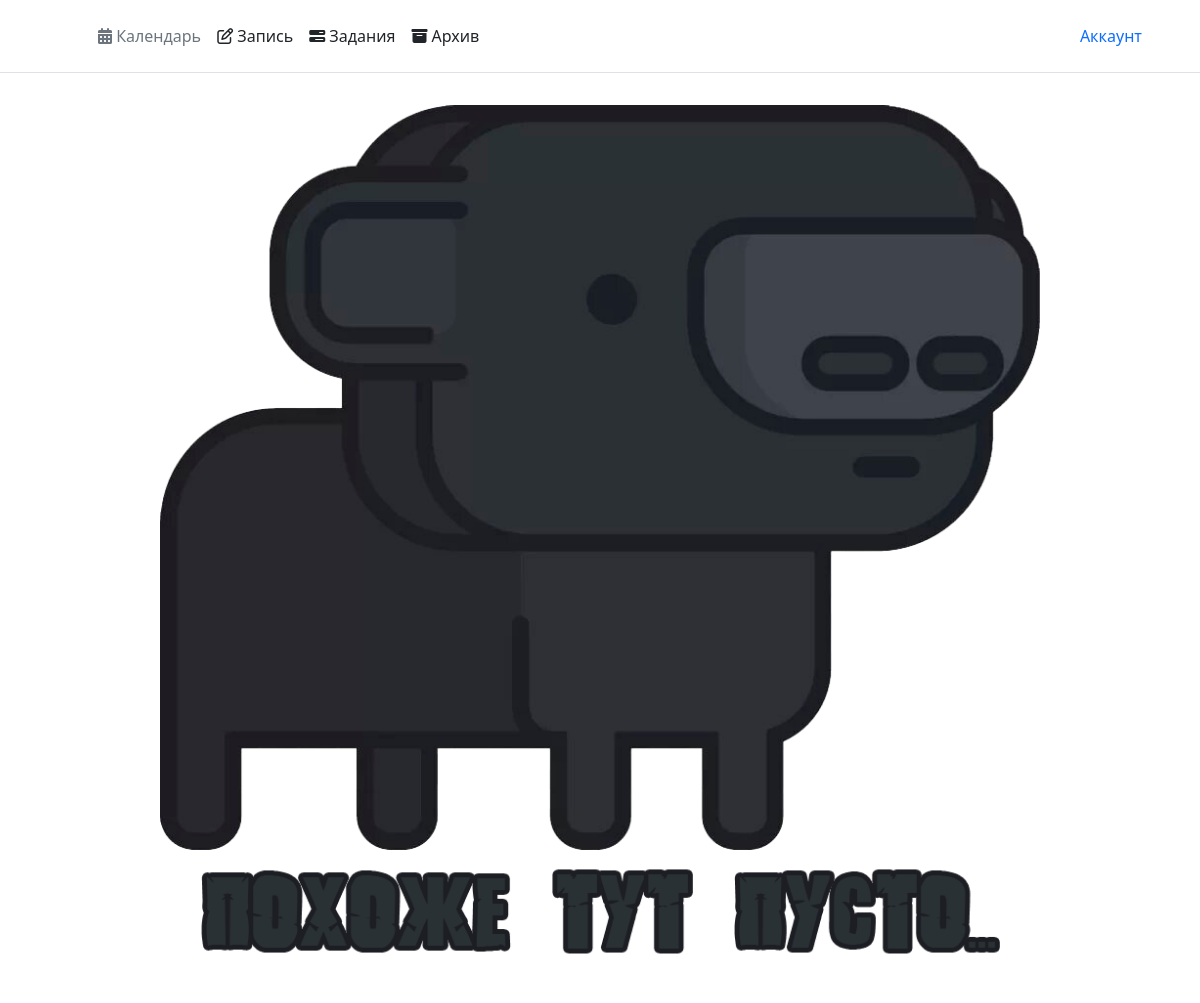
The page /archive (signed in) on the database as committed earlier.
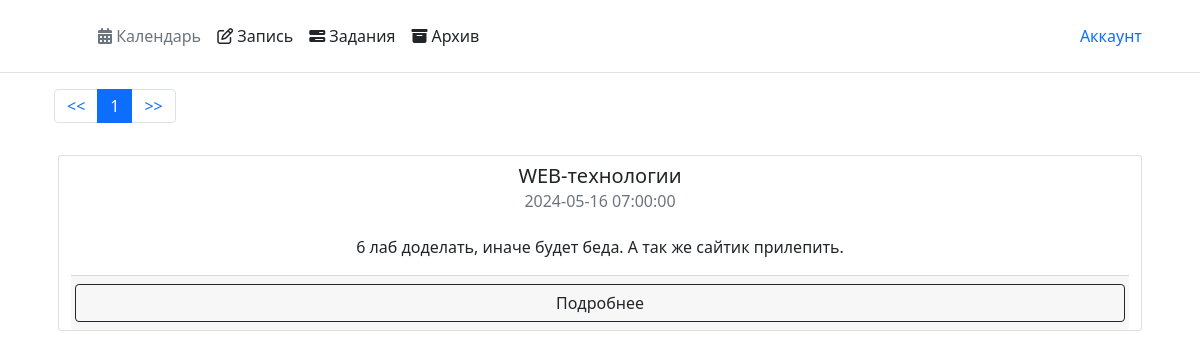
The same page on the database as committed later.
### tables/user.py (models this page shows, shortened)
class Tables(SqlAlchemyBase):
    __tablename__ = 'homework'
    id = Column(Integer, primary_key=True, unique=True)
    owner_id = Column(Integer, ForeignKey('users.id'))
    day = Column(Date, nullable=False)
    time = Column(Time, nullable=False)
    title = Column(String, nullable=False)
    homework_text = Column(Text, nullable=True)  # Вы спросите, почему Homework_text а не просто text.
    homework_img = relationship('Image')  # Ответ прост - мы тупые
    completed = Column(Boolean, default=False)
    active = Column(Boolean, default=True)

### main.py (the view)
@app.route("/archive", methods=["GET", "POST"])
@login_required
def archive():
    form = CheckoutForm()
    n = int(request.args.get('num', 1))
    if request.method == "GET":
        return render_template(
            "archive.html",
            title="Расписание",
            form=form,
            n=n,
            user=current_user,
            table=list(current_user.table.filter(Tables.completed == True))
        )

### main.py (called while the page is built)
@login_manager.user_loader
def load_user(user_id):
    db_sess = db_session.create_session()
    user = db_sess.query(User).get(user_id)
    if user.is_ban:
        return
    return user

### tables/db_session.py (called while the page is built)
def create_session() -> Session:
    global __factory
    return __factory()

### templates/archive.html (shortened to what this page needs)
{% extends "main.html" %}
{% block content %}
<div class="container">
    {% if table %}
    <nav aria-label="Page navigation example">
        <ul class="pagination">
            <li class="page-item"><a class="page-link" href="/school_schedule?num=0"><<</a></li>
            {% for i in range(0, table|length, 9) %}
            {% if loop.index == n %}
            <li class="page-item active"><a class="page-link" href="#">{{ loop.index }}</a></li>
            {% else %}
            <li class="page-item"><a class="page-link" href="/school_schedule?num={{ loop.index }}">{{ loop.index }}</a>
            </li>
            {% endif %}
            {% endfor %}
            {% if table|length % 9 %}
            {% set last = table|length // 9 %}
            {% else %}
            {% set last = table|length // 9 + 1%}
            {% endif %}
            <li class="page-item"><a class="page-link" href="/school_schedule?num={{ last }}">>></a></li>
        </ul>
    </nav>
    {% set n = n - 1 %}
    {% for i in range(9 * n, 9 * (n + 1), 3) %}
    <div class="row">
        {% for j in table[i:i + 3] %}
        <div class="card col" style="margin: 1rem; width: 18rem;">
            <h5 class="card-title" style="text-align: center; margin: .5rem;">{{ j.title }}</h5>
            <h6 class="card-subtitle mb-2 text-muted" style="text-align: center;">{{ j.day }} {{ j.time }}</h6>
            <div class="card-body">
                <p class="card-text">{{ j.homework_text[0:90] }}
                </p>
            </div>
            <div class="card-footer">
                <div class="row">
                    <a href="/school_schedule/{{ j.id }}" class="btn btn-outline-dark">Подробнее</a>
                </div>
            </div>
        </div>
        {% endfor %}
    </div>
    {% endfor %}
    {% else %}
    <img src="{{ url_for('static', filename='default_img' + '/' +  'empty.png') }}"
         style="margin: 2rem; width: 55rem;"
         class="rounded mx-auto d-block">
    {% endif %}
</div>
{% endblock %}

### templates/main.html (shortened to what this page needs)
<!DOCTYPE html>
<html lang="en">
<head>
    <link rel="stylesheet" href="https://maxcdn.bootstrapcdn.com/bootstrap/4.0.0/css/bootstrap.min.css"
>
    <link href="https://cdn.jsdelivr.net/npm/bootstrap@5.0.0-beta3/dist/css/bootstrap.min.css" rel="stylesheet"
>
    <link rel="stylesheet" type="text/css" href="{{ url_for('static', filename='css/style.css') }}">
</head>
<body>
{% if current_user.is_authenticated %}
<header class="p-3 mb-3 border-bottom">
    <div class="container">
        <div class="d-flex flex-wrap align-items-center justify-content-center justify-content-lg-start">
            <a href="/" class="d-flex align-items-center mb-2 mb-lg-0 text-dark text-decoration-none">
                <svg class="bi me-2" width="40" height="32">
                    <use xlink:href="#bootstrap"></use>
                </svg>
            </a>
            <ul class="nav col-12 col-lg-auto me-lg-auto mb-2 justify-content-center mb-md-0">
                <li><a href="/calendar" class="nav-link px-2 link-secondary">
                    <i class="fa fa-calendar" aria-hidden="true"></i>
                    Календарь</a>
                </li>
                <li>
                    <a href="/homework" class="nav-link px-2 link-dark">
                        <i class="fa fa-pencil-square-o" aria-hidden="true"></i>
                        Запись
                    </a>
                </li>
                <li><a href="/school_schedule" class="nav-link px-2 link-dark">
                    <i class="fa fa-tasks" aria-hidden="true"></i>
                    Задания</a>
                </li>
                <li><a href="/archive" class="nav-link px-2 link-dark">
                    <i class="fa fa-archive" aria-hidden="true"></i>
                    Архив
                </a>
                </li>
            </ul>
            <div class="dropdown text-end">
                <a href="/user" class="nav-link active">Аккаунт</a>
            </div>
        </div>
    </div>
</header>
{% endif %}
<main role="main" class="container">
    {% block content %}{% endblock %}
</main>
</body>
</html>

### static/css/style.css (style rules this page uses)
.card-body { text-align: center; }
p { text-align: center; }

Rows that differ between the two databases and show on the page:
added Tables: title "WEB-технологии", day "2024-05-16", time "07:00:00", homework_text "6 лаб доделать, иначе будет беда. А так же сайтик прилепить."
Other text that changed with them:
new list line: "1"
